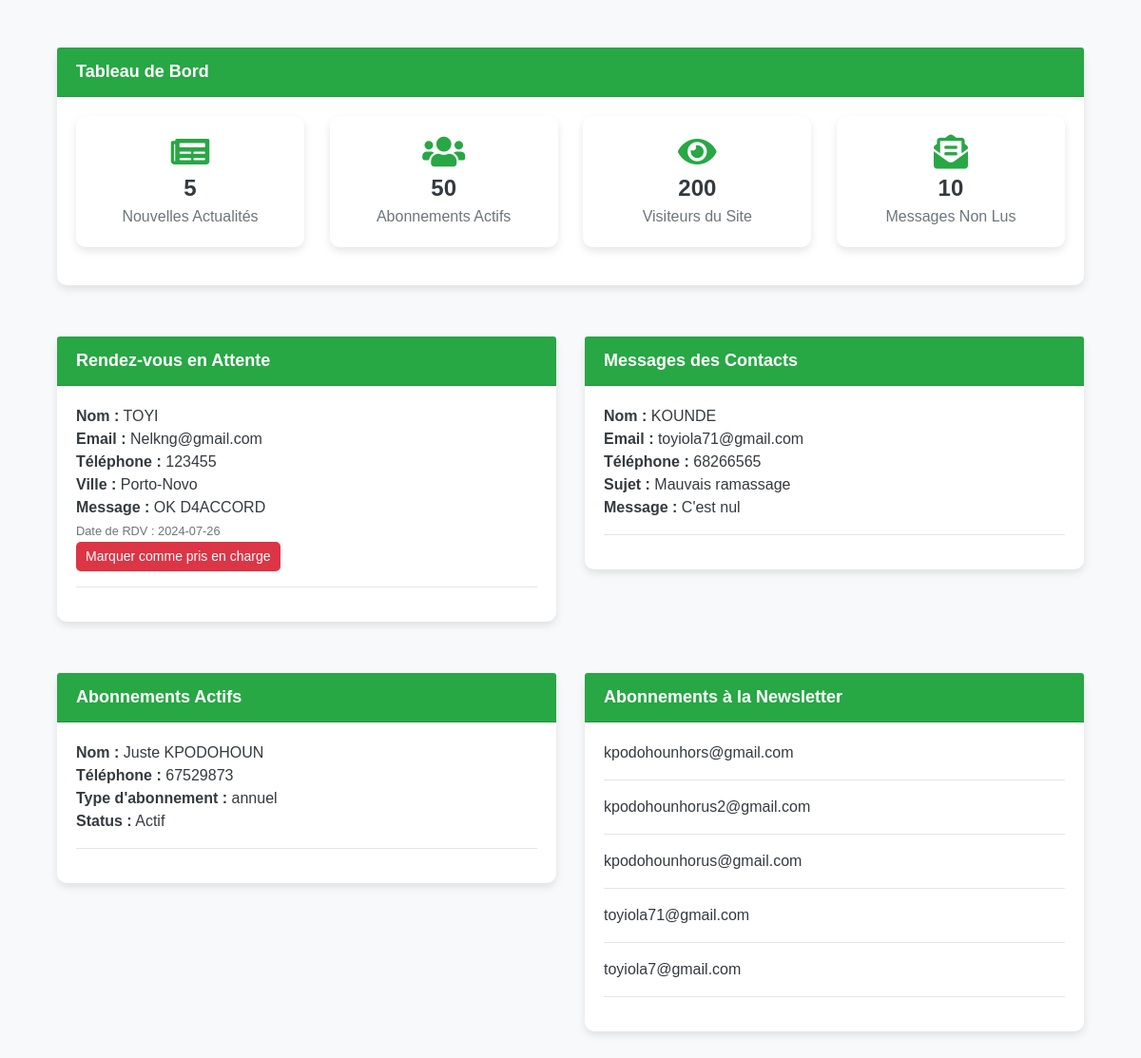
The page /dasboard.php on the database its author committed.
### tables this page shows
CREATE TABLE `rendezvous` (
  `id` int(11) NOT NULL,
  `nom` varchar(255) NOT NULL,
  `email` varchar(255) NOT NULL,
  `phone` varchar(20) NOT NULL,
  `ville` varchar(50) NOT NULL,
  `date` date NOT NULL,
  `message` text NOT NULL,
  `created_at` timestamp NOT NULL DEFAULT current_timestamp()
);

CREATE TABLE `contact` (
  `id` int(11) NOT NULL,
  `nom` varchar(255) NOT NULL,
  `email` varchar(255) NOT NULL,
  `numero` varchar(20) NOT NULL,
  `sujet` varchar(255) NOT NULL,
  `message` text NOT NULL,
  `date` timestamp NOT NULL DEFAULT current_timestamp()
);

CREATE TABLE `abonnement` (
  `id` int(11) NOT NULL,
  `name` varchar(50) NOT NULL,
  `prenom` varchar(50) NOT NULL,
  `email` varchar(100) NOT NULL,
  `phone` varchar(20) NOT NULL,
  `city` varchar(50) NOT NULL,
  `type` enum('mensuel','annuel') NOT NULL,
  `prix` varchar(50) NOT NULL,
  `created_at` timestamp NOT NULL DEFAULT current_timestamp()
);

CREATE TABLE `subscribers` (
  `id` int(11) NOT NULL,
  `email` varchar(255) NOT NULL,
  `subscribed_at` timestamp NOT NULL DEFAULT current_timestamp()
);

### dasboard.php (the view, shortened to what this page needs)
<!DOCTYPE html>
<html lang="fr">
<head>
    <link rel="stylesheet" href="https://stackpath.bootstrapcdn.com/bootstrap/4.5.2/css/bootstrap.min.css">
    <link rel="stylesheet" href="https://cdnjs.cloudflare.com/ajax/libs/font-awesome/5.15.3/css/all.min.css">
</head>
<body>
<div class="dashboard container">
    <div class="row mb-4">
        <div class="col-lg-12">
            <div class="card">
                <div class="card-header">
                    Tableau de Bord
                </div>
                <div class="card-body">
                    <div class="stats">
                        <div class="stat">
                            <i class="fas fa-newspaper stat-icon"></i>
                            <div class="stat-number">5</div>
                            <div class="stat-label">Nouvelles Actualités</div>
                        </div>
                        <div class="stat">
                            <i class="fas fa-users stat-icon"></i>
                            <div class="stat-number">50</div>
                            <div class="stat-label">Abonnements Actifs</div>
                        </div>
                        <div class="stat">
                            <i class="fas fa-eye stat-icon"></i>
                            <div class="stat-number">200</div>
                            <div class="stat-label">Visiteurs du Site</div>
                        </div>
                        <div class="stat">
                            <i class="fas fa-envelope-open-text stat-icon"></i>
                            <div class="stat-number">10</div>
                            <div class="stat-label">Messages Non Lus</div>
                        </div>
                    </div>
                </div>
            </div>
        </div>
    </div>
    <div class="row">
        <div class="col-lg-6 mb-4">
            <div class="card">
                <div class="card-header">
                    Rendez-vous en Attente
                </div>
                <div class="card-body">
                    <ul id="rdv-list" class="list-unstyled">
                        <?php
                        $servername = "localhost";
                        $username = "root";
                        $password = "";
                        $dbname = "greencycle";
                        $conn = new mysqli($servername, $username, $password, $dbname);
                        $sql = "SELECT * FROM rendezvous";
                        $result = $conn->query($sql);
                        if ($result->num_rows > 0) {
                            while($row = $result->fetch_assoc()) {
                                echo "<li id='rdv-" . $row['id'] . "'>";
                                echo "<strong>Nom :</strong> " . htmlspecialchars($row['nom']) . "<br>";
                                echo "<strong>Email :</strong> " . htmlspecialchars($row['email']) . "<br>";
                                echo "<strong>Téléphone :</strong> " . htmlspecialchars($row['phone']) . "<br>";
                                echo "<strong>Ville :</strong> " . htmlspecialchars($row['ville']) . "<br>";
                                echo "<strong>Message :</strong> " . htmlspecialchars($row['message']) . "<br>";
                                echo "<small class='text-muted'>Date de RDV : " . htmlspecialchars($row['date']) . "</small>";
                                echo "<br>";
                                echo "<button class='delete-btn' onclick='deleteRdv(" . $row['id'] . ")'>Marquer comme pris en charge</button>";
                                echo "<hr>";
                                echo "</li>";
                            }
                        } else {
                            echo "<p>Aucun rendez-vous en attente.</p>";
                        }
                        ?>
                    </ul>
                </div>
            </div>
        </div>
        <div class="col-lg-6 mb-4">
            <div class="card">
                <div class="card-header">
                    Messages des Contacts
                </div>
                <div class="card-body">
                    <ul id="contacts-list" class="list-unstyled">
                        <?php
                        $conn_contacts = new mysqli($servername, $username, $password, $dbname);
                        $sql_contacts = "SELECT * FROM contact";
                        $result_contacts = $conn_contacts->query($sql_contacts);
                        if ($result_contacts->num_rows > 0) {
                            while($row = $result_contacts->fetch_assoc()) {
                                echo "<li>";
                                echo "<strong>Nom :</strong> " . htmlspecialchars($row['nom']) . "<br>";
                                echo "<strong>Email :</strong> " . htmlspecialchars($row['email']) . "<br>";
                                echo "<strong>Téléphone :</strong> " . htmlspecialchars($row['numero']) . "<br>";
                                echo "<strong>Sujet :</strong> " . htmlspecialchars($row['sujet']) . "<br>";
                                echo "<strong>Message :</strong> " . htmlspecialchars($row['message']) . "<br>";
                                echo "<hr>";
                                echo "</li>";
                            }
                        } else {
                            echo "<p>Aucun message de contact.</p>";
                        }
                        ?>
                    </ul>
                </div>
            </div>
        </div>
    </div>
    <div class="row">
        <div class="col-lg-6 mb-4">
            <div class="card">
                <div class="card-header">
                    Abonnements Actifs
                </div>
                <div class="card-body">
                    <ul id="active-subscriptions-list" class="list-unstyled">
                    <?php
                        $conn_active_subscriptions = new mysqli($servername, $username, $password, $dbname);
                        $sql_active_subscriptions = "SELECT * FROM abonnement";
                        $result_active_subscriptions = $conn_active_subscriptions->query($sql_active_subscriptions);
                        if ($result_active_subscriptions->num_rows > 0) {
                            while($row = $result_active_subscriptions->fetch_assoc()) {
                                echo "<li>";
                                echo "<strong>Nom :</strong> " . htmlspecialchars($row['name']) . " " . htmlspecialchars($row['prenom']) . "<br>";
                                echo "<strong>Téléphone :</strong> " . htmlspecialchars($row['phone']) . "<br>";
                                echo "<strong>Type d'abonnement :</strong> " . htmlspecialchars($row['type']) . "<br>";
                                echo "<strong>Status :</strong> Actif<br>";
                                echo "<hr>";
                                echo "</li>";
                            }
                        } else {
                            echo "<p>Aucun abonné actif.</p>";
                        }
                        ?>
                    </ul>
                </div>
            </div>
        </div>
        <div class="col-lg-6 mb-4">
            <div class="card">
                <div class="card-header">
                    Abonnements à la Newsletter
                </div>
                <div class="card-body">
                    <ul id="subscribers-list" class="list-unstyled">
                        <?php
                        $conn_subscribers = new mysqli($servername, $username, $password, $dbname);
                        $sql_subscribers = "SELECT email FROM subscribers";
                        $result_subscribers = $conn_subscribers->query($sql_subscribers);
                        if ($result_subscribers->num_rows > 0) {
                            while($row = $result_subscribers->fetch_assoc()) {
                                echo "<li>";
                                echo htmlspecialchars($row['email']);
                                echo "</li>";
                                echo "<hr>";
                            }
                        } else {
                            echo "<p>Aucun abonné à la newsletter.</p>";
                        }
                        ?>
                    </ul>
                </div>
            </div>
        </div>
    </div>
</div>
</body>
</html>

### dasboard.php (style rules this page uses)
body { font-family: 'Arial', sans-serif; background-color: #f8f9fa; color: #343a40; margin-top: 20px; }
.dashboard { padding: 30px; }
.card { border: none; border-radius: 10px; box-shadow: 0 4px 8px rgba(0, 0, 0, 0.1); transition: transform 0.3s ease-in-out; margin-bottom: 30px; }
.card-header { background-color: #28a745; color: #fff; font-size: 18px; font-weight: bold; border-radius: 10px 10px 0 0; padding: 12px 20px; }
.card-body { padding: 20px; }
.stats { display: flex; justify-content: space-between; flex-wrap: wrap; }
.stat { width: calc(25% - 20px); padding: 20px; border-radius: 10px; background-color: #fff; box-shadow: 0 4px 8px rgba(0, 0, 0, 0.1); text-align: center; transition: transform 0.3s ease-in-out; margin-bottom: 20px; }
.stat-icon { font-size: 36px; color: #28a745; }
.stat-number { font-size: 24px; font-weight: bold; }
.stat-label { font-size: 16px; color: #6c757d; }
.delete-btn { background-color: #dc3545; color: #fff; border: none; padding: 5px 10px; cursor: pointer; font-size: 14px; border-radius: 5px; transition: background-color 0.3s ease; }

### rows shown on the page
rendezvous: nom "TOYI", email "Nelkng@gmail.com", phone "123455", ville "Porto-Novo", message "OK D4ACCORD", date "2024-07-26"
contact: nom "KOUNDE", email "toyiola71@gmail.com", numero "68266565", sujet "Mauvais ramassage", message "C'est nul"
abonnement: name "Juste", prenom "KPODOHOUN", phone "67529873", type "annuel"
subscribers: email "kpodohounhors@gmail.com"
subscribers: email "kpodohounhorus2@gmail.com"
subscribers: email "kpodohounhorus@gmail.com"
subscribers: email "toyiola71@gmail.com"
subscribers: email "toyiola7@gmail.com"
